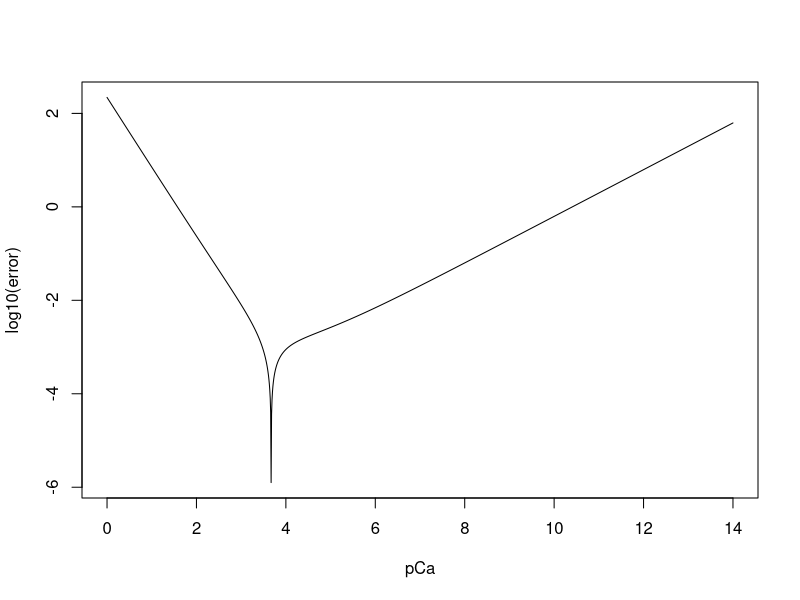
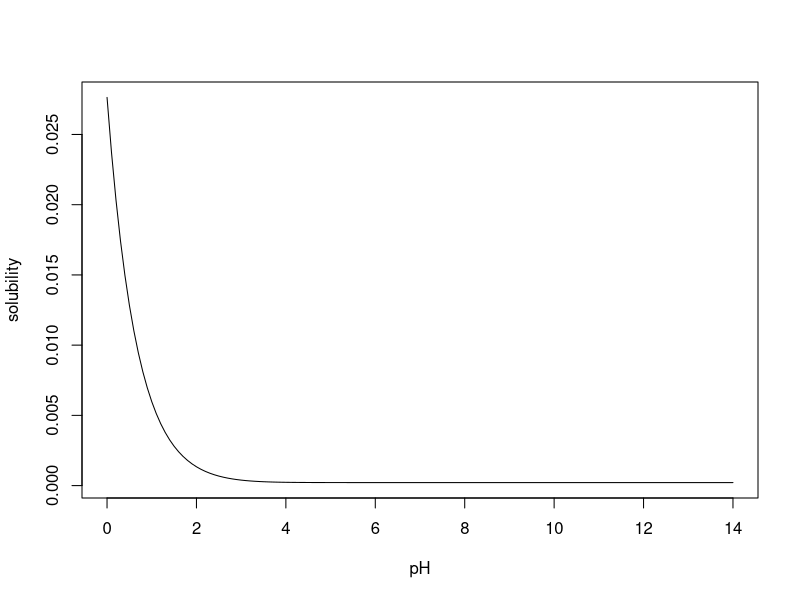
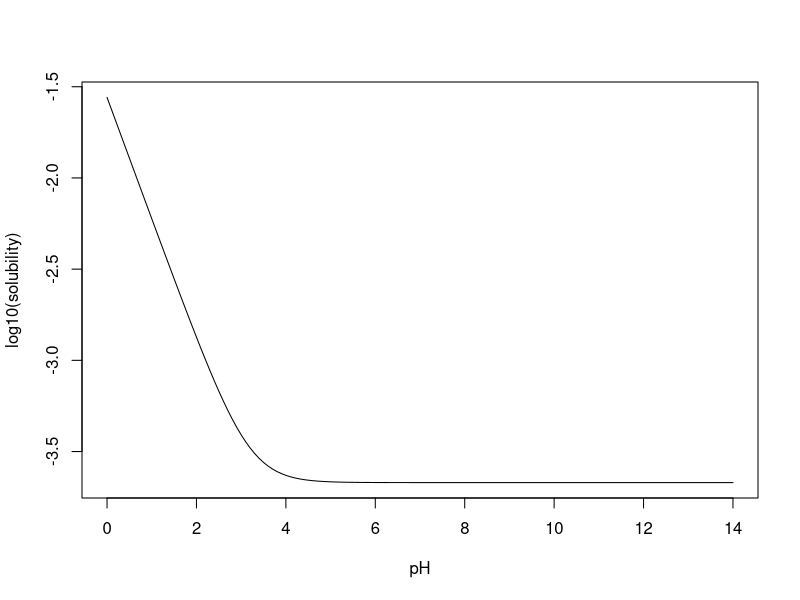
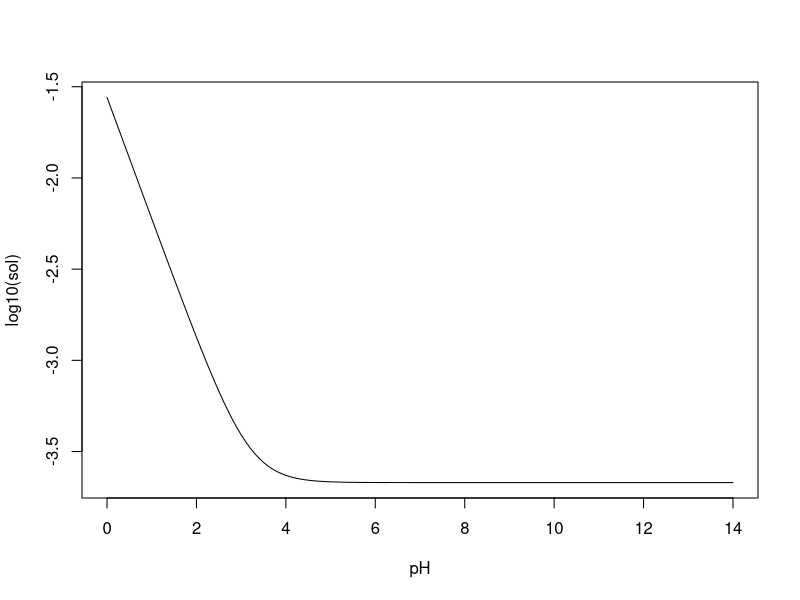

Write R code to recreate these figures, in order.
# provide equilibrium constants for all reactions
Kw = 1.00e-14
Ka = 6.8e-4
Ksp = 3.9e-11

# provide total concentration for all mass balances
# NOTE: the mass balance equation does not include a known concentration

# set up master variable
pCa= seq(0, 14, 0.01)

# calculate concentrations of all species in system
Ca= 10^-pCa
Fl = sqrt(Ksp/Ca)
HF = 2 * Ca - Fl
H3O = Ka * HF/Fl
OH = Kw/H3O

# define error function using abolute value
error = abs(2 * Ca + H3O - OH - Fl)

# find the index for the minimum error (the error closest to zero)
id = which.min(error)
id

# report out all values
pCa[id]
Ca[id]
Fl[id]
HF[id]
H3O[id]
OH[id]

solubility = Ca
solubility[id]

# plot of error function (if of interest)
plot(pCa, log10(error), type = "l")

# solubility as a function of pH by calculating F
pH = seq(0, 14, 0.1)
H3O = 10^-pH
OH = Kw/H3O
Fl = ((2 * Ksp)/(1 + H3O/Ka))^(1/3)
HF = H3O * Fl/Ka
Ca = (HF + Fl)/2
solubility = Ca

plot(pH, solubility, type = "l")

plot(pH, log10(solubility), type = "l")

# solubility as a function of pH by calculating Ca
calcium = ((H3O * sqrt(Ksp) + Ka * sqrt(Ksp))/(2 * Ka))^(2/3)
sol = calcium
plot(pH, log10(sol), type = "l")
